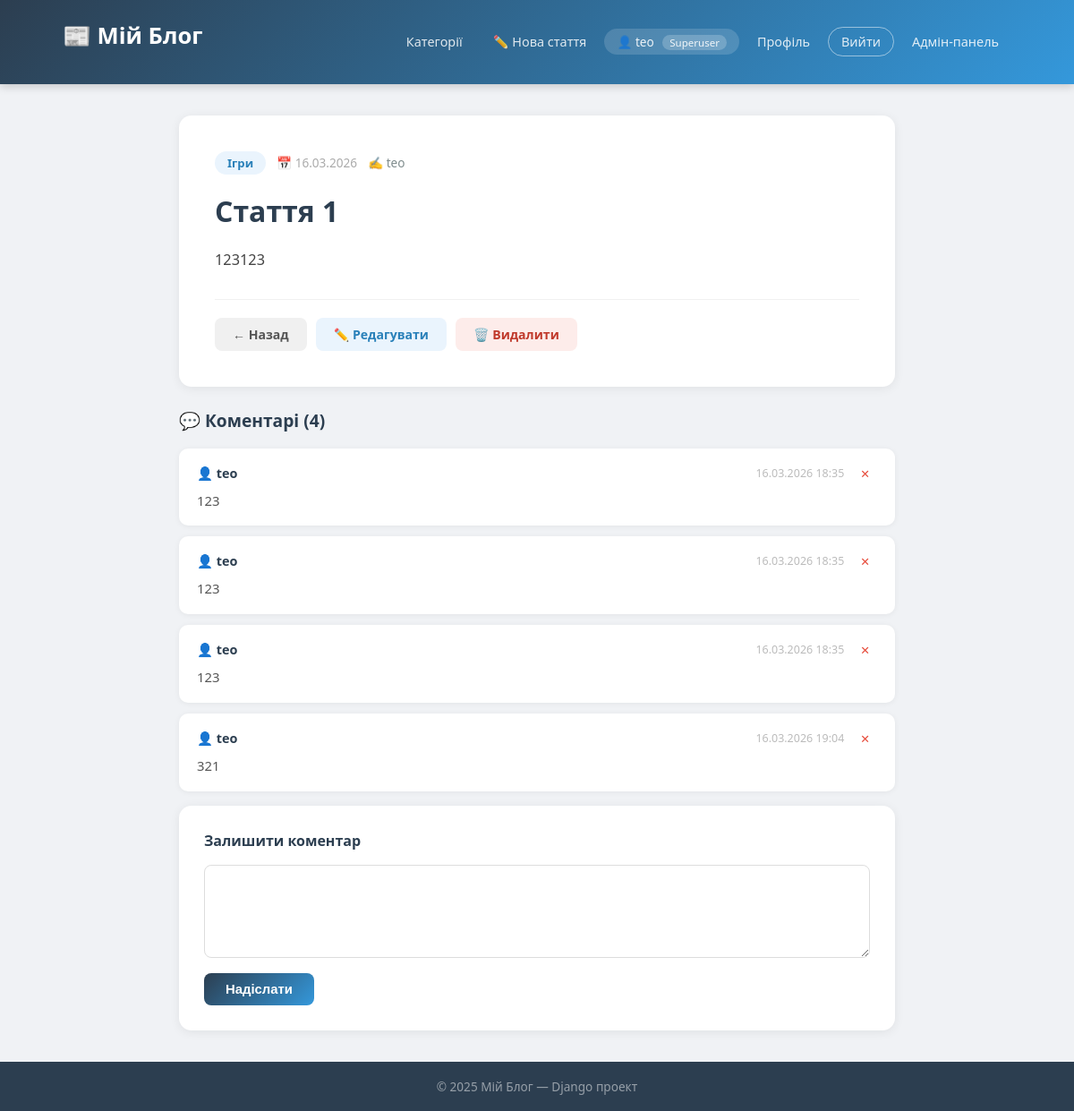
The app's page /article/7/ (signed in) with its own data.
### blog/models.py (models this page shows, shortened)
class Article(models.Model):
    title = models.CharField(max_length=200, verbose_name='Заголовок')
    content = models.TextField(verbose_name='Зміст')
    category = models.ForeignKey(
        Category,
        on_delete=models.CASCADE,
        related_name='articles',
        verbose_name='Категорія'
    )
    author = models.ForeignKey(
        User,
        on_delete=models.SET_NULL,
        null=True,
        related_name='articles',
        verbose_name='Автор'
    )
    created_at = models.DateTimeField(auto_now_add=True, verbose_name='Дата публікації')
    updated_at = models.DateTimeField(auto_now=True, verbose_name='Дата редагування')
    is_published = models.BooleanField(default=True, verbose_name='Опубліковано')
    class Meta:
        verbose_name = 'Стаття'
        verbose_name_plural = 'Статті'
        ordering = ['-created_at']
    def can_edit(self, user):
        if not user.is_authenticated:
            return False
        return user == self.author or user.is_staff or user.is_superuser

class Category(models.Model):
    name = models.CharField(max_length=100, verbose_name='Назва категорії')
    slug = models.SlugField(unique=True, verbose_name='Slug')
    description = models.TextField(blank=True, verbose_name='Опис')
    class Meta:
        verbose_name = 'Категорія'
        verbose_name_plural = 'Категорії'
        ordering = ['name']

class Comment(models.Model):
    article = models.ForeignKey(
        Article,
        on_delete=models.CASCADE,
        related_name='comments',
        verbose_name='Стаття'
    )
    author = models.ForeignKey(
        User,
        on_delete=models.CASCADE,
        null=True, blank=True,
        related_name='comments',
        verbose_name='Автор'
    )
    author_name = models.CharField(max_length=100, verbose_name="Ім'я автора", blank=True)
    text = models.TextField(verbose_name='Текст коментаря')
    created_at = models.DateTimeField(auto_now_add=True, verbose_name='Дата коментаря')
    class Meta:
        verbose_name = 'Коментар'
        verbose_name_plural = 'Коментарі'
        ordering = ['created_at']
    def get_author(self):
        if self.author:
            return self.author.username
        return self.author_name or 'Анонім'

### blog/views.py (the view, shortened to what this page needs)
# urls.py: path('article/<int:pk>/', views.article_detail, name='article_detail'),
def article_detail(request, pk):
    article = get_object_or_404(Article, pk=pk, is_published=True)
    comments = article.comments.select_related('author').all()
    form = CommentForm()
    can_edit = article.can_edit(request.user)
    return render(request, 'blog/article_detail.html', {
        'article': article,
        'comments': comments,
        'form': form,
        'can_edit': can_edit,
    })

### blog/forms.py
class CommentForm(forms.ModelForm):
    class Meta:
        model = Comment
        fields = ['text']
        labels = {'text': 'Ваш коментар'}
        widgets = {'text': forms.Textarea(attrs={'rows': 4})}

### blog/models.py (called while the page is built)
    def can_create_article(self):
        return self.role in [self.ROLE_AUTHOR, self.ROLE_MODERATOR] or self.user.is_staff

### blog/templates/blog/article_detail.html (shortened to what this page needs)
{% extends 'blog/base.html' %}
{% block content %}
<div class="article-wrap">
    <div class="article-card">
        <div class="article-meta">
            <span class="meta-cat">{{ article.category.name }}</span>
            <span class="meta-date">📅 {{ article.created_at|date:"d.m.Y" }}</span>
            {% if article.author %}
                <span class="meta-author">✍️ {{ article.author.get_full_name|default:article.author.username }}</span>
            {% endif %}
        </div>
        <h1>{{ article.title }}</h1>
        <div class="article-content">{{ article.content|linebreaks }}</div>
        <div class="article-actions">
            <a href="/" class="btn btn-back">← Назад</a>
            {% if can_edit %}
                <a href="{% url 'blog:article_edit' article.pk %}" class="btn btn-edit">✏️ Редагувати</a>
                <a href="{% url 'blog:article_delete' article.pk %}" class="btn btn-del">🗑️ Видалити</a>
            {% endif %}
        </div>
    </div>
    <div class="comments-section">
        <h3>💬 Коментарі ({{ comments.count }})</h3>
        {% for comment in comments %}
        <div class="comment-card">
            <div class="comment-header">
                <span class="comment-author">👤 {{ comment.get_author }}</span>
                <div style="display:flex;align-items:center;gap:10px;">
                    <span class="comment-date">{{ comment.created_at|date:"d.m.Y H:i" }}</span>
                    {% if user.is_authenticated %}
                        {% if user == comment.author or user.is_staff %}
                        <form method="post" action="{% url 'blog:comment_delete' comment.pk %}" style="display:inline;">
                            <button type="submit" class="comment-del" onclick="return confirm('Видалити коментар?')">✕</button>
                        </form>
                        {% endif %}
                    {% endif %}
                </div>
            </div>
            <div class="comment-text">{{ comment.text|linebreaks }}</div>
        </div>
        {% empty %}
            <p style="color:#aaa; margin-bottom:16px;">Коментарів ще немає. Будьте першим!</p>
        {% endfor %}
        {% if user.is_authenticated %}
            <div class="comment-form">
                <h4>Залишити коментар</h4>
                <form method="post">
                    {{ form.text }}
                    <button type="submit" class="btn-comment">Надіслати</button>
                </form>
            </div>
        {% else %}
            <div class="login-prompt">
                <a href="{% url 'blog:login' %}?next={{ request.path }}">Увійдіть</a>, щоб залишити коментар
            </div>
        {% endif %}
    </div>
</div>
{% endblock %}

### blog/templates/blog/base.html (shortened to what this page needs)
<!DOCTYPE html>
<html lang="uk">
<head>
</head>
<body>
<header>
    <div class="container">
        <h1><a href="/">📰 Мій Блог</a></h1>
        <nav>
            <a href="/">Категорії</a>
            {% if user.is_authenticated %}
                {% with profile=user.profile %}
                    {% if profile.can_create_article or user.is_staff %}
                        <a href="{% url 'blog:article_create' %}">✏️ Нова стаття</a>
                    {% endif %}
                {% endwith %}
                <span class="user-badge">
                    👤 {{ user.username }}
                    {% if user.is_superuser %}<span class="role-tag">Superuser</span>
                    {% elif user.is_staff %}<span class="role-tag">Адмін</span>
                    {% elif user.profile.role == 'moderator' %}<span class="role-tag">Модератор</span>
                    {% elif user.profile.role == 'author' %}<span class="role-tag">Автор</span>
                    {% else %}<span class="role-tag">Читач</span>
                    {% endif %}
                </span>
                <a href="{% url 'blog:profile' %}">Профіль</a>
                <a href="{% url 'blog:logout' %}" class="btn-outline">Вийти</a>
            {% else %}
                <a href="{% url 'blog:login' %}">Увійти</a>
                <a href="{% url 'blog:register' %}" class="btn-primary">Реєстрація</a>
            {% endif %}
            {% if user.is_staff %}<a href="/admin/">Адмін-панель</a>{% endif %}
        </nav>
    </div>
</header>
<main>
    <div class="container">
        {% block content %}{% endblock %}
    </div>
</main>
<footer>
    <p>© 2025 Мій Блог — Django проект</p>
</footer>
</body>
</html>

### blog/templates/blog/base.html (style rules this page uses)
* { box-sizing: border-box; margin: 0; padding: 0; }
body { font-family: 'Segoe UI', sans-serif; background: #f0f2f5; color: #333; min-height: 100vh; display: flex; flex-direction: column; }
header { background: linear-gradient(135deg, #2c3e50, #3498db); color: white; padding: 16px 0; box-shadow: 0 2px 10px rgba(0,0,0,0.2); }
header .container { display: flex; align-items: center; justify-content: space-between; flex-wrap: wrap; gap: 10px; }
header h1 a { color: white; text-decoration: none; font-size: 1.6rem; font-weight: 700; }
nav { display: flex; align-items: center; gap: 6px; flex-wrap: wrap; }
nav a { color: rgba(255,255,255,0.85); text-decoration: none; padding: 6px 14px; border-radius: 20px; font-size: 0.9rem; transition: background 0.2s; }
nav a.btn-outline { border: 1px solid rgba(255,255,255,0.5); }
.user-badge { background: rgba(255,255,255,0.15); border-radius: 20px; padding: 5px 14px; font-size: 0.85rem; color: rgba(255,255,255,0.9); }
.role-tag { font-size: 0.72rem; background: rgba(255,255,255,0.2); border-radius: 10px; padding: 1px 8px; margin-left: 6px; }
.container { max-width: 1100px; margin: 0 auto; padding: 0 20px; }
main { padding: 35px 0; flex: 1; }
footer { background: #2c3e50; color: rgba(255,255,255,0.5); text-align: center; padding: 18px; font-size: 0.85rem; }

### blog/templates/blog/article_detail.html (style rules this page uses)
.article-wrap { max-width: 800px; margin: 0 auto; }
.article-card { background: white; border-radius: 14px; padding: 40px; box-shadow: 0 2px 12px rgba(0,0,0,0.07); margin-bottom: 24px; }
.article-meta { display: flex; align-items: center; gap: 12px; flex-wrap: wrap; margin-bottom: 20px; }
.meta-cat { background: #eaf4fd; color: #2980b9; border-radius: 20px; padding: 4px 14px; font-size: 0.82rem; font-weight: 600; }
.meta-date { color: #aaa; font-size: 0.85rem; }
.meta-author { color: #7f8c8d; font-size: 0.85rem; }
h1 { font-size: 2rem; color: #2c3e50; margin-bottom: 20px; line-height: 1.3; }
.article-content { font-size: 1.02rem; line-height: 1.8; color: #444; }
.article-actions { display: flex; gap: 10px; margin-top: 28px; padding-top: 20px; border-top: 1px solid #f0f0f0; }
.btn { padding: 9px 20px; border-radius: 8px; text-decoration: none; font-size: 0.88rem; font-weight: 600; cursor: pointer; border: none; display: inline-block; }
.btn-edit { background: #eaf4fd; color: #2980b9; }
.btn-del { background: #fdecea; color: #c0392b; }
.btn-back { background: #f0f0f0; color: #555; }
.comments-section h3 { font-size: 1.2rem; color: #2c3e50; margin-bottom: 18px; }
.comment-card { background: white; border-radius: 10px; padding: 16px 20px; box-shadow: 0 1px 6px rgba(0,0,0,0.06); margin-bottom: 12px; }
.comment-header { display: flex; justify-content: space-between; align-items: center; margin-bottom: 8px; }
.comment-author { font-weight: 600; color: #2c3e50; font-size: 0.9rem; }
.comment-date { color: #bbb; font-size: 0.78rem; }
.comment-text { color: #555; font-size: 0.93rem; line-height: 1.6; }
.comment-del { background: none; border: none; color: #e74c3c; cursor: pointer; font-size: 0.8rem; padding: 3px 8px; border-radius: 4px; }
.comment-form { background: white; border-radius: 14px; padding: 28px; box-shadow: 0 2px 12px rgba(0,0,0,0.07); margin-top: 16px; }
.comment-form h4 { color: #2c3e50; margin-bottom: 16px; }
.comment-form textarea { width: 100%; padding: 11px 14px; border: 1.5px solid #ddd; border-radius: 8px; font-size: 0.93rem; font-family: inherit; resize: vertical; }
.btn-comment { margin-top: 12px; padding: 10px 24px; background: linear-gradient(135deg, #2c3e50, #3498db); color: white; border: none; border-radius: 8px; font-size: 0.93rem; font-weight: 600; cursor: pointer; }

### records on screen
Article: category.name "Ігри", created_at "16.03.2026", author.get_full_name "teo", title "Стаття 1", content "123123"
Comment: get_author "teo", created_at "16.03.2026 18:35", text "123"
Comment: get_author "teo", created_at "16.03.2026 18:35", text "123"
Comment: get_author "teo", created_at "16.03.2026 18:35", text "123"
Comment: get_author "teo", created_at "16.03.2026 19:04", text "321"

### other values on screen
{{ user.username }} "teo"
{{ comments.count }} "4"
